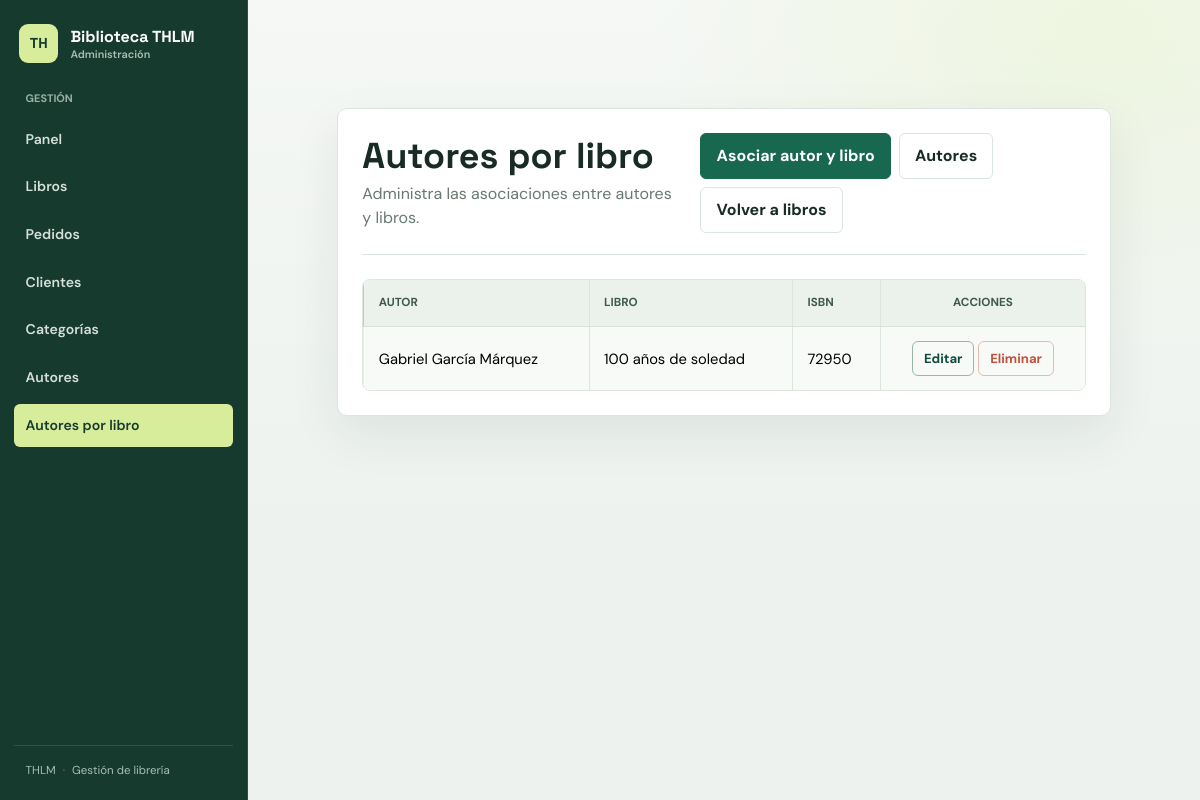
The app's page /vistas/crud_autor_por_libro.php with its own data.
### tables this page shows
CREATE TABLE `autor_por_libro` (
  `id_autor` int(11) NOT NULL,
  `isbn` int(11) NOT NULL
);

CREATE TABLE `autores` (
  `id_autor` int(11) NOT NULL,
  `nombre` varchar(64) NOT NULL,
  `apellido` varchar(64) NOT NULL
);

CREATE TABLE `libros` (
  `isbn` int(11) NOT NULL,
  `titulo` varchar(128) NOT NULL,
  `categoria` int(11) NOT NULL,
  `fecha_publicacion` date NOT NULL,
  `precio` int(11) NOT NULL CHECK (`precio` >= 0),
  `portada` varchar(128) DEFAULT 'no_imagen.png',
  `cantidad_stock` int(11) NOT NULL CHECK (`cantidad_stock` >= 0)
);

### controler/conexionbd.php (called while the page is built, shortened)
<?php
    class ConexionBD {
    public static function getConn() {
        $link = null;
    try {
        $link = new PDO(
            "mysql:host=" . DB_HOST . ";port=" . DB_PORT . ";dbname=" . DB_NAME . ";charset=utf8mb4",
            DB_USER,
            DB_PASSWORD,
            array(PDO::ATTR_ERRMODE => PDO::ERRMODE_EXCEPTION)
        );
    } catch (PDOException $pdoe) {
        exit("Error: " . $pdoe->getMessage());
    }
    return $link;
    }
    }
?>

### controler/autor_por_libroctrl.php (called while the page is built, shortened)
<?php
require_once __DIR__ . '/conexionbd.php';
class AutorPorLibroCtrl {
    private $conn;
    public function __construct() {
        $this->conn = ConexionBD::getConn();
    }
    public function listar() {
        try {
            return $this->conn->query(
                "SELECT apl.id_autor, apl.isbn, a.nombre, a.apellido, l.titulo
                 FROM autor_por_libro apl
                 INNER JOIN autores a ON a.id_autor = apl.id_autor
                 INNER JOIN libros l ON l.isbn = apl.isbn
                 ORDER BY l.titulo, a.apellido, a.nombre"
            )->fetchAll(PDO::FETCH_ASSOC);
        } catch (Exception $exc) {
            error_log("Error al listar relaciones autor-libro: " . $exc->getMessage());
            return [];
        }
    }
}

### vistas/crud_autor_por_libro.php (the view, shortened to what this page needs)
<?php
require_once __DIR__ . '/../controler/autor_por_libroctrl.php';
function escaparRelacion($valor) {
    return htmlspecialchars((string) $valor, ENT_QUOTES, 'UTF-8');
}
$ctrlRelaciones = new AutorPorLibroCtrl();
$relaciones = $ctrlRelaciones->listar();
?>
<!DOCTYPE html>
<html lang="es">
<head>
    <link href="https://cdn.jsdelivr.net/npm/bootstrap@5.3.8/dist/css/bootstrap.min.css" rel="stylesheet">
    <link rel="stylesheet" href="assets/admin.css">
</head>
<body>
<?php require __DIR__ . '/partials/topbar.php'; ?>
<main class="container">
    <div class="row justify-content-center">
        <div class="col-12 col-xl-10 border p-4 mt-5 mb-5 rounded-2 shadow-lg">
            <div class="d-flex flex-column flex-sm-row justify-content-between align-items-sm-center gap-3 mb-4">
                <div>
                    <h1 class="h2 mb-1">Autores por libro</h1>
                    <p class="text-body-secondary mb-0">Administra las asociaciones entre autores y libros.</p>
                </div>
                <div class="d-flex flex-wrap gap-2">
                    <a href="form_autor_por_libro.php" class="btn btn-primary">Asociar autor y libro</a>
                    <a href="crud_autores.php" class="btn btn-outline-secondary">Autores</a>
                    <a href="crud_libros.php" class="btn btn-outline-secondary">Volver a libros</a>
                </div>
            </div>
            <div class="table-responsive">
                <table class="table table-striped table-hover table-bordered align-middle mb-0">
                    <thead class="table-light">
                        <tr>
                            <th scope="col">Autor</th>
                            <th scope="col">Libro</th>
                            <th scope="col">ISBN</th>
                            <th scope="col" class="text-center">Acciones</th>
                        </tr>
                    </thead>
                    <tbody>
                    <?php if (!$relaciones): ?>
                        <tr><td colspan="4" class="text-center text-body-secondary py-4">No hay asociaciones registradas.</td></tr>
                    <?php else: ?>
                        <?php foreach ($relaciones as $relacion): ?>
                            <tr>
                                <td><?= escaparRelacion($relacion['nombre'] . ' ' . $relacion['apellido']) ?></td>
                                <td><?= escaparRelacion($relacion['titulo']) ?></td>
                                <td><?= escaparRelacion($relacion['isbn']) ?></td>
                                <td class="text-center text-nowrap">
                                    <a class="btn btn-sm btn-outline-primary"
                                       href="form_autor_por_libro.php?id_autor=<?= rawurlencode((string) $relacion['id_autor']) ?>&amp;isbn=<?= rawurlencode((string) $relacion['isbn']) ?>">Editar</a>
                                    <form method="post" class="d-inline"
                                          onsubmit="return confirm('¿Eliminar esta asociación?');">
                                        <button type="submit" class="btn btn-sm btn-outline-danger">Eliminar</button>
                                    </form>
                                </td>
                            </tr>
                        <?php endforeach; ?>
                    <?php endif; ?>
                    </tbody>
                </table>
            </div>
        </div>
    </div>
</main>
</body>
</html>

### vistas/assets/admin.css (style rules this page uses)
:root { --admin-bg: #edf2ee; --admin-surface: #ffffff; --admin-ink: #182b25; --admin-muted: #687970; --admin-green: #17684f; --admin-green-dark: #104c3c; --admin-lime: #d7ed9b; --admin-coral: #bf513d; --admin-line: #dce5de; --admin-shadow: 0 18px 50px rgba(24, 43, 37, .08); }
html { min-width: 320px; }
body { min-height: 100vh; color: var(--admin-ink); background: radial-gradient(ellipse at 92% 3%, rgba(215, 237, 155, .24), transparent 28rem), linear-gradient(180deg, #f5f8f5 0, var(--admin-bg) 34rem); font-family: "DM Sans", sans-serif; }
h1, h2, h3, .navbar-brand { font-family: "Space Grotesk", sans-serif; }
main.container { padding-top: clamp(2rem, 5vw, 4.25rem); padding-bottom: 4rem; }
main.container > .row { --bs-gutter-x: 0; }
main.container > .row > [class*="col-"] { max-width: 1120px; padding: clamp(1.25rem, 3vw, 2.5rem); border: 1px solid var(--admin-line) !important; border-radius: 10px !important; background: var(--admin-surface); box-shadow: var(--admin-shadow) !important; }
main.container > .row > [class*="col-"] h1 { margin-bottom: .45rem; font-size: clamp(1.8rem, 3vw, 2.4rem); font-weight: 700; letter-spacing: 0; }
main.container > .row > [class*="col-"] > .d-flex:first-child { padding-bottom: 1.35rem; border-bottom: 1px solid var(--admin-line); }
.text-body-secondary, .text-secondary, .text-muted { color: var(--admin-muted) !important; }
.btn { min-height: 42px; padding: .62rem .95rem; border-radius: 6px; font-weight: 700; transition: transform .16s ease, background-color .16s ease, border-color .16s ease; }
.btn-sm { min-height: 34px; padding: .42rem .68rem; font-size: .82rem; }
.btn-primary { border-color: var(--admin-green); background: var(--admin-green); }
.btn-outline-primary { border-color: #9ab8a7; color: var(--admin-green-dark); }
.btn-outline-secondary { border-color: var(--admin-line); color: var(--admin-ink); }
.btn-outline-danger { border-color: #e6b9b0; color: var(--admin-coral); }
.table-responsive { overflow: auto; border: 1px solid var(--admin-line); border-radius: 8px; }
.table { --bs-table-bg: #fff; --bs-table-striped-bg: #f7faf7; --bs-table-hover-bg: #eff6ef; --bs-table-border-color: #e7eee8; margin: 0; color: var(--admin-ink); vertical-align: middle; }
.table > :not(caption) > * > * { padding: .88rem .9rem; }
.table thead th { border-bottom: 1px solid #d5e2d8; background: #eaf2eb; color: #40594d; font-size: .73rem; font-weight: 700; text-transform: uppercase; white-space: nowrap; }
.table tbody td { font-size: .92rem; }
.table-bordered > :not(caption) > * { border-width: 0; }
.table-bordered > :not(caption) > * > * { border-right: 1px solid var(--admin-line); }
.table-bordered > :not(caption) > * > *:last-child { border-right: 0; }
.table-striped > tbody > tr:nth-of-type(odd) > * { --bs-table-bg-type: #f7faf7; }
@media (min-width: 576px) { main.container { width: calc(100% - 248px); max-width: none; margin: 0 0 0 248px; } }

### records on screen
autor_por_libro: id_autor.apellido "Gabriel García Márquez", isbn.titulo "100 años de soledad", isbn "72950"

### other values on screen
$etiqueta "Panel"
$etiqueta "Libros"
$etiqueta "Pedidos"
$etiqueta "Clientes"
$etiqueta "Categorías"
$etiqueta "Autores"
$etiqueta "Autores por libro"
